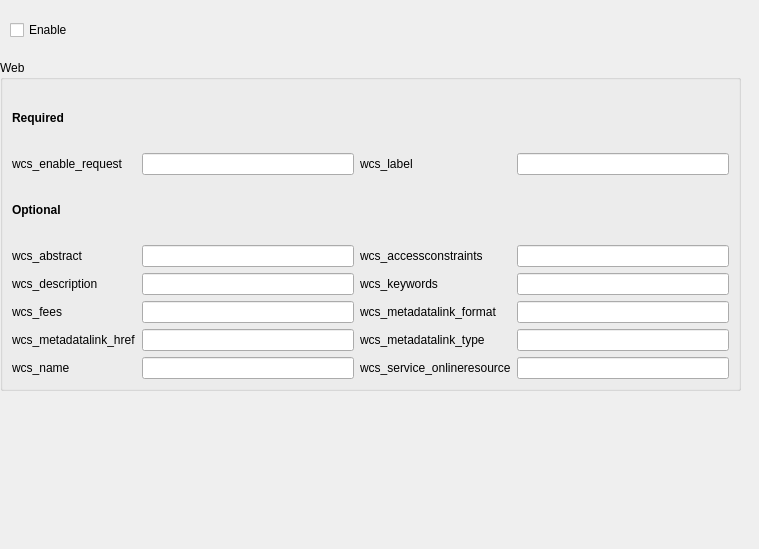
         <widget class="QFrame" name="frame">
          <property name="geometry">
           <rect>
            <x>0</x>
            <y>0</y>
            <width>759</width>
            <height>549</height>
           </rect>
          </property>
          <property name="minimumSize">
           <size>
            <width>500</width>
            <height>400</height>
           </size>
          </property>
          <widget class="QGroupBox" name="groupBoxMetadataWcs">
           <property name="geometry">
            <rect>
             <x>0</x>
             <y>60</y>
             <width>741</width>
             <height>331</height>
            </rect>
           </property>
           <property name="title">
            <string>Web</string>
           </property>
           <layout class="QGridLayout" name="gridLayout_10">
            <item row="1" column="0">
             <widget class="QLabel" name="label_13">
              <property name="text">
               <string>wcs_enable_request</string>
              </property>
             </widget>
            </item>
            <item row="0" column="0">
             <widget class="QLabel" name="label_36">
              <property name="text">
               <string>&lt;html&gt;&lt;head/&gt;&lt;body&gt;&lt;p&gt;&lt;span style=&quot; font-weight:600;&quot;&gt;Required&lt;/span&gt;&lt;/p&gt;&lt;/body&gt;&lt;/html&gt;</string>
              </property>
             </widget>
            </item>
            <item row="4" column="3">
             <widget class="QLineEdit" name="txtMetadataWcsWebWcsKeywords"/>
            </item>
            <item row="7" column="2">
             <widget class="QLabel" name="label_25">
              <property name="text">
               <string>wcs_metadatalink_type</string>
              </property>
             </widget>
            </item>
            <item row="7" column="3">
             <widget class="QLineEdit" name="txtMetadataWcsWebWcsMetadatalinkType"/>
            </item>
            <item row="3" column="3">
             <widget class="QLineEdit" name="txtMetadataWcsWebWcsAccessconstraints"/>
            </item>
            <item row="5" column="3">
             <widget class="QLineEdit" name="txtMetadataWcsWebWcsMetadatalinkFormat"/>
            </item>
            <item row="8" column="0">
             <widget class="QLabel" name="label_19">
              <property name="text">
               <string>wcs_name</string>
              </property>
             </widget>
            </item>
            <item row="7" column="1">
             <widget class="QLineEdit" name="txtMetadataWcsWebWcsMetadatalinkHref"/>
            </item>
            <item row="3" column="1">
             <widget class="QLineEdit" name="txtMetadataWcsWebWcsAbstract"/>
            </item>
            <item row="3" column="2">
             <widget class="QLabel" name="label_11">
              <property name="text">
               <string>wcs_accessconstraints</string>
              </property>
             </widget>
            </item>
            <item row="8" column="3">
             <widget class="QLineEdit" name="txtMetadataWcsWebWcsServiceOnlineresource"/>
            </item>
            <item row="8" column="1">
             <widget class="QLineEdit" name="txtMetadataWcsWebWcsName"/>
            </item>
            <item row="5" column="0">
             <widget class="QLabel" name="label_14">
              <property name="text">
               <string>wcs_fees</string>
              </property>
             </widget>
            </item>
            <item row="5" column="1">
             <widget class="QLineEdit" name="txtMetadataWcsWebWcsFees"/>
            </item>
            <item row="3" column="0">
             <widget class="QLabel" name="label_10">
              <property name="text">
               <string>wcs_abstract</string>
              </property>
             </widget>
            </item>
            <item row="4" column="1">
             <widget class="QLineEdit" name="txtMetadataWcsWebWcsDescription"/>
            </item>
            <item row="4" column="0">
             <widget class="QLabel" name="label_12">
              <property name="text">
               <string>wcs_description</string>
              </property>
             </widget>
            </item>
            <item row="1" column="3">
             <widget class="QLineEdit" name="txtMetadataWcsWebWcsLabel">
              <property name="text">
               <string/>
              </property>
             </widget>
            </item>
            <item row="8" column="2">
             <widget class="QLabel" name="label_26">
              <property name="text">
               <string>wcs_service_onlineresource</string>
              </property>
             </widget>
            </item>
            <item row="7" column="0">
             <widget class="QLabel" name="label_18">
              <property name="text">
               <string>wcs_metadatalink_href</string>
              </property>
             </widget>
            </item>
            <item row="1" column="1">
             <widget class="QLineEdit" name="txtMetadataWcsWebWcsEnableRequest">
              <property name="text">
               <string/>
              </property>
             </widget>
            </item>
            <item row="1" column="2">
             <widget class="QLabel" name="label_16">
              <property name="text">
               <string>wcs_label</string>
              </property>
             </widget>
            </item>
            <item row="5" column="2">
             <widget class="QLabel" name="label_17">
              <property name="text">
               <string>wcs_metadatalink_format</string>
              </property>
             </widget>
            </item>
            <item row="4" column="2">
             <widget class="QLabel" name="label_15">
              <property name="text">
               <string>wcs_keywords</string>
              </property>
             </widget>
            </item>
            <item row="2" column="0">
             <widget class="QLabel" name="label_37">
              <property name="text">
               <string>&lt;html&gt;&lt;head/&gt;&lt;body&gt;&lt;p&gt;&lt;span style=&quot; font-weight:600;&quot;&gt;Optional&lt;/span&gt;&lt;/p&gt;&lt;/body&gt;&lt;/html&gt;</string>
              </property>
             </widget>
            </item>
           </layout>
          </widget>
          <widget class="QCheckBox" name="checkBoxWcs">
           <property name="geometry">
            <rect>
             <x>10</x>
             <y>20</y>
             <width>152</width>
             <height>20</height>
            </rect>
           </property>
           <property name="text">
            <string>Enable</string>
           </property>
          </widget>
         </widget>
